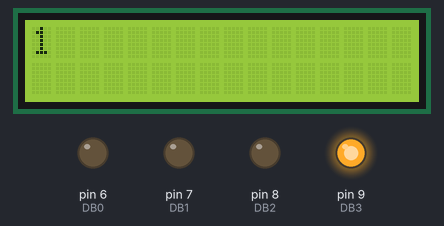
Bench run of a sketch on a simulated Arduino Uno, built with avr-gcc and run on an emulated ATmega328P. Shown: 16×2 character LCD, output pins drawn as LEDs (lit = HIGH). Wiring (inferred from the names in the program): character LCD (HD44780): RS pin 3; R/W pin 4; E pin 5; data pin 10, pin 11, pin 12, pin 13. Pins used as bus, display or sensor lines are not drawn.

Above: at 0.1 s.
At 3.1 s:
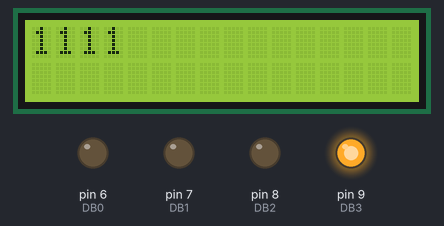
At 5.1 s:
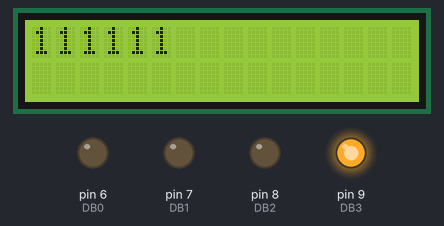
At 7.1 s:
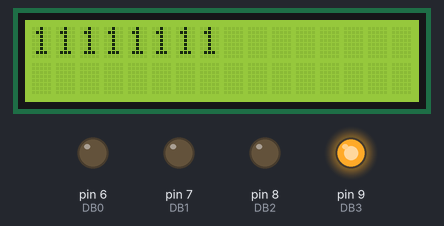
At 11.1 s:
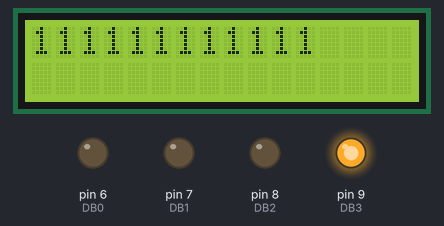
At 15.1 s:
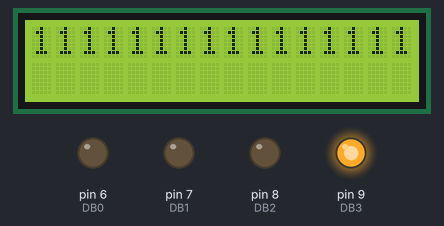

Measured:
- what the display in image 0 shows lasts 1.0 s, from 0.0 s to 1.0 s

The sketch:

print_lcd_1_1S_4bit.ino
```cpp
//이건 4비트
#define RS 3
#define RW 4
#define EN 5

#define DB0 6
#define DB1 7
#define DB2 8
#define DB3 9
#define DB4 10
#define DB5 11
#define DB6 12
#define DB7 13

void setup() {
  int i;
  for(i=3 ; i<14 ; i++)
  {
    pinMode(i, OUTPUT);
  }

    Serial.begin(9600);

    digitalWrite(RS, HIGH);
    digitalWrite(RW, HIGH);

      //////////////////////////////////////
    digitalWrite(RS, LOW);
    digitalWrite(RW, LOW);
   //데이터 0x30 ( 0 0 1 1 0 0 0 0)
   digitalWrite(DB7, LOW);
   digitalWrite(DB6, LOW);
   digitalWrite(DB5, HIGH);
   digitalWrite(DB4, HIGH);
   digitalWrite(DB3, LOW);
   digitalWrite(DB2, LOW);
   digitalWrite(DB1, LOW);
   digitalWrite(DB0, LOW);
   //인에이블 1, 0
    digitalWrite(EN, HIGH);
    digitalWrite(EN, LOW);
    //RS. RW
    digitalWrite(RS, HIGH);
    digitalWrite(RW, HIGH);
    //delay
    delayMicroseconds(100);
    ////////////////////////////////////////////

    /////////0x30
    //////////////////////////////////////
    digitalWrite(RS, LOW);
    digitalWrite(RW, LOW);
   //데이터 0x30 ( 0 0 1 1 0 0 0 0)
   digitalWrite(DB7, LOW);
   digitalWrite(DB6, LOW);
   digitalWrite(DB5, HIGH);
   digitalWrite(DB4, HIGH);
   digitalWrite(DB3, LOW);
   digitalWrite(DB2, LOW);
   digitalWrite(DB1, LOW);
   digitalWrite(DB0, LOW);
   //인에이블 1, 0
    digitalWrite(EN, HIGH);
    digitalWrite(EN, LOW);
    //RS. RW
    digitalWrite(RS, HIGH);
    digitalWrite(RW, HIGH);
    //delay
    delayMicroseconds(100);
    ////////////////////////////////////////////

        /////////0x30
    //////////////////////////////////////
    digitalWrite(RS, LOW);
    digitalWrite(RW, LOW);
   //데이터 0x30 ( 0 0 1 1 0 0 0 0)
   digitalWrite(DB7, LOW);
   digitalWrite(DB6, LOW);
   digitalWrite(DB5, HIGH);
   digitalWrite(DB4, HIGH);
   digitalWrite(DB3, LOW);
   digitalWrite(DB2, LOW);
   digitalWrite(DB1, LOW);
   digitalWrite(DB0, LOW);
   //인에이블 1, 0
    digitalWrite(EN, HIGH);
    digitalWrite(EN, LOW);
    //RS. RW
    digitalWrite(RS, HIGH);
    digitalWrite(RW, HIGH);
    //delay
    delayMicroseconds(100);
    ////////////////////////////////////////////

/////////0x28 4비트 설정
      //////////////////////////////////////
    digitalWrite(RS, LOW);
    digitalWrite(RW, LOW);
   //데이터 0x28 ( 0 0 1 0 1 0 0 0)
   digitalWrite(DB7, LOW);
   digitalWrite(DB6, LOW);
   digitalWrite(DB5, HIGH);
   digitalWrite(DB4, 0);
   digitalWrite(DB3, HIGH);
   digitalWrite(DB2, LOW);
   digitalWrite(DB1, LOW);
   digitalWrite(DB0, LOW);
   //인에이블 1, 0
    digitalWrite(EN, HIGH);
    digitalWrite(EN, LOW);
    //RS. RW
    digitalWrite(RS, HIGH);
    digitalWrite(RW, HIGH);
    //delay
    delayMicroseconds(100);
    ////////////////////////////////////////////

    ///여기부터 4비트 루룰
    //---------------------------

/////////0x28 4비트 설정_1
      //////////////////////////////////////
    digitalWrite(RS, LOW);
    digitalWrite(RW, LOW);
   //데이터 0x28 ( 0 0 1 0)
   digitalWrite(DB7, LOW);
   digitalWrite(DB6, LOW);
   digitalWrite(DB5, HIGH);
   digitalWrite(DB4, LOW);

   //인에이블 1, 0
    digitalWrite(EN, HIGH);
    digitalWrite(EN, LOW);
    //RS. RW
    digitalWrite(RS, HIGH);
    digitalWrite(RW, HIGH);
    //delay
    delayMicroseconds(100);
    ////////////////////////////////////////////
    /////////0x28 4비트 설정_2
      //////////////////////////////////////
    digitalWrite(RS, LOW);
    digitalWrite(RW, LOW);
   //데이터 0x28 ( 1 0 0 0 )
   digitalWrite(DB7, HIGH);
   digitalWrite(DB6, LOW);
   digitalWrite(DB5, LOW);
   digitalWrite(DB4, LOW);

   //인에이블 1, 0
    digitalWrite(EN, HIGH);
    digitalWrite(EN, LOW);
    //RS. RW
    digitalWrite(RS, HIGH);
    digitalWrite(RW, HIGH);
    //delay
    delayMicroseconds(100);
    ////////////////////////////////////////////

    /////////0x06_1
      //////////////////////////////////////
    digitalWrite(RS, LOW);
    digitalWrite(RW, LOW);
   //데이터 0x06 ( 0 0 0 0  0 1 1 0)
   digitalWrite(DB7, LOW);
   digitalWrite(DB6, LOW);
   digitalWrite(DB5, LOW);
   digitalWrite(DB4, LOW);

   //인에이블 1, 0
    digitalWrite(EN, HIGH);
    digitalWrite(EN, LOW);
    //RS. RW
    digitalWrite(RS, HIGH);
    digitalWrite(RW, HIGH);
    //delay
    delayMicroseconds(100);
    ////////////////////////////////////////////

         /////////0x06_2
      //////////////////////////////////////
    digitalWrite(RS, LOW);
    digitalWrite(RW, LOW);
   //데이터 0x06 ( 0 0 0 0  0 1 1 0)
   digitalWrite(DB7, LOW);
   digitalWrite(DB6, HIGH);
   digitalWrite(DB5, HIGH);
   digitalWrite(DB4, LOW);

   //인에이블 1, 0
    digitalWrite(EN, HIGH);
    digitalWrite(EN, LOW);
    //RS. RW
    digitalWrite(RS, HIGH);
    digitalWrite(RW, HIGH);
    //delay
    delayMicroseconds(100);
    ////////////////////////////////////////////

        /////////0x0C_1
      //////////////////////////////////////
    digitalWrite(RS, LOW);
    digitalWrite(RW, LOW);
   //데이터 0x ( 0 0 0 0  1 1 0 0)
   digitalWrite(DB7, LOW);
   digitalWrite(DB6, LOW);
   digitalWrite(DB5, LOW);
   digitalWrite(DB4, LOW);

   //인에이블 1, 0
    digitalWrite(EN, HIGH);
    digitalWrite(EN, LOW);
    //RS. RW
    digitalWrite(RS, HIGH);
    digitalWrite(RW, HIGH);
    //delay
    delayMicroseconds(100);
    ////////////////////////////////////////////

        /////////0x0C_2
      //////////////////////////////////////
    digitalWrite(RS, LOW);
    digitalWrite(RW, LOW);
   //데이터 0x ( 0 0 0 0  1 1 0 0)
   digitalWrite(DB7,HIGH);
   digitalWrite(DB6, HIGH);
   digitalWrite(DB5, LOW);
   digitalWrite(DB4, LOW);

   //인에이블 1, 0
    digitalWrite(EN, HIGH);
    digitalWrite(EN, LOW);
    //RS. RW
    digitalWrite(RS, HIGH);
    digitalWrite(RW, HIGH);
    //delay
    delayMicroseconds(100);
    ////////////////////////////////////////////


    /////////0x80_1
      //////////////////////////////////////
    digitalWrite(RS, LOW);
    digitalWrite(RW, LOW);
   //데이터 0x30 ( 1 0 0 0  0 0 0 0)
   digitalWrite(DB7, HIGH);
   digitalWrite(DB6, LOW);
   digitalWrite(DB5, LOW);
   digitalWrite(DB4, LOW);

   //인에이블 1, 0
    digitalWrite(EN, HIGH);
    digitalWrite(EN, LOW);
    //RS. RW
    digitalWrite(RS, HIGH);
    digitalWrite(RW, HIGH);
    //delay
    delayMicroseconds(100);
    ////////////////////////////////////////////

    /////////0x80_2
      //////////////////////////////////////
    digitalWrite(RS, LOW);
    digitalWrite(RW, LOW);
   //데이터 0x30 ( 1 0 0 0  0 0 0 0)
   digitalWrite(DB7, LOW);
   digitalWrite(DB6, LOW);
   digitalWrite(DB5, LOW);
   digitalWrite(DB4, LOW);

   //인에이블 1, 0
    digitalWrite(EN, HIGH);
    digitalWrite(EN, LOW);
    //RS. RW
    digitalWrite(RS, HIGH);
    digitalWrite(RW, HIGH);
    //delay
    delayMicroseconds(100);
    ////////////////////////////////////////////

    /////////0x01 초기화
      //////////////////////////////////////
    digitalWrite(RS, LOW);
    digitalWrite(RW, LOW);
   //데이터 0x30 ( 0 0 0 0  0 0 0 1)
   digitalWrite(DB7, LOW);
   digitalWrite(DB6, LOW);
   digitalWrite(DB5, LOW);
   digitalWrite(DB4, LOW);
   ;
   //인에이블 1, 0
    digitalWrite(EN, HIGH);
    digitalWrite(EN, LOW);
    //RS. RW
    digitalWrite(RS, HIGH);
    digitalWrite(RW, HIGH);
    //delay
    delay(3);
    ////////////////////////////////////////////
        /////////0x01 초기화
      //////////////////////////////////////
    digitalWrite(RS, LOW);
    digitalWrite(RW, LOW);
   //데이터 0x30 ( 0 0 0 0  0 0 0 1)
   digitalWrite(DB7, LOW);
   digitalWrite(DB6, LOW);
   digitalWrite(DB5, LOW);
   digitalWrite(DB4, HIGH);
   ;
   //인에이블 1, 0
    digitalWrite(EN, HIGH);
    digitalWrite(EN, LOW);
    //RS. RW
    digitalWrite(RS, HIGH);
    digitalWrite(RW, HIGH);
    //delay
    delay(3);
    ////////////////////////////////////////////

}

void loop() {

        /////////0x31
      //////////////////////////////////////
    digitalWrite(RS, HIGH);
    digitalWrite(RW, LOW);
   //데이터 0x31 (  0 0 1 1  0 0 0 1)
   digitalWrite(DB7, LOW);
   digitalWrite(DB6, LOW);
   digitalWrite(DB5, HIGH);
   digitalWrite(DB4, HIGH);

   //인에이블 1, 0
    digitalWrite(EN, HIGH);
    digitalWrite(EN, LOW);
    //RS. RW
    digitalWrite(RS, 1);
    digitalWrite(RW, HIGH);
    ////////////////////////////////////////////
            /////////0x31
      //////////////////////////////////////
    digitalWrite(RS, HIGH);
    digitalWrite(RW, LOW);
   //데이터 0x31 (  0 0 1 1  0 0 0 1)
   digitalWrite(DB7, LOW);
   digitalWrite(DB6, LOW);
   digitalWrite(DB5, 0);
   digitalWrite(DB4, 1);

   //인에이블 1, 0
    digitalWrite(EN, HIGH);
    digitalWrite(EN, LOW);
    //RS. RW
    digitalWrite(RS, 1);
    digitalWrite(RW, HIGH);
    ////////////////////////////////////////////
    delay(1000);
}
```
